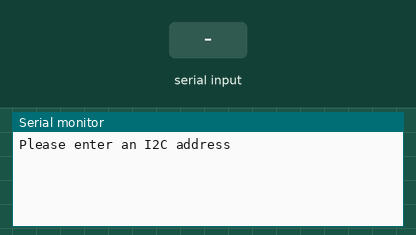
Simulated run of this sketch. Board: Arduino Uno, built with avr-gcc and run on an emulated ATmega328P. Shown: the last lines printed to the serial monitor. The inputs (shaded band) are chosen by the test bench.

Above: at 1.2 s.
1.3 s: "1" received over Serial
At 2.7 s:
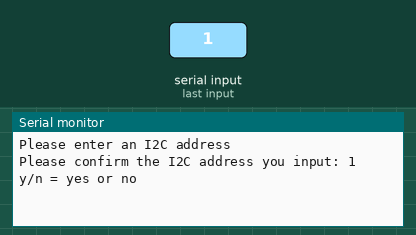
3.8 s: "0" received over Serial
At 5.3 s:
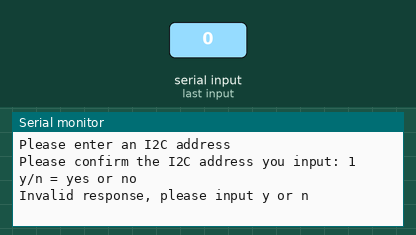

The sketch:

uart_to_i2c.ino
```cpp
#include <SoftwareSerial.h>

/*
 * Wiring: TX on Feather -> RX on EZO board
 *         RX on Feather -> TX on EZO board
 */

#define TO_EZO_RX 1 //TX on Feather
#define TO_EZO_TX 0 //RX on Feather

String getInput();
bool getConfirmation();

SoftwareSerial ezo_board(TO_EZO_TX, TO_EZO_RX);

void setup() {
  Serial.begin(9600);
  while(!Serial){} // Wait for Serial window to be opened by user
  pinMode(TO_EZO_RX, OUTPUT);
  pinMode(TO_EZO_TX, INPUT);
  ezo_board.begin(9600);
}

void loop() {
  bool hasConfirmation = false;
  String address;

  while(!hasConfirmation){
    Serial.println("Please enter an I2C address");
    address = getInput();
    String confirmationMessage("Please confirm if the I2C address is correct: ");
    Serial.println("Please confirm the I2C address you input: " + address);
    hasConfirmation = getConfirmation();
  }
  delay(1000);
  ezo_board.println("I2C," + address);
  Serial.println("EZO board has been put into I2C with address: " + address);
  Serial.println("Please prepare next board or exit program");
  delay(10000); // Wait 10 seconds before next EZO board
}


// Function Helpers-------------------------------------------------
String getInput(){
  bool hasInput = false;
  bool hasConfirmation = false;
  String input;
  while(!hasInput){
    input = Serial.readString();
    if(input.length() > 0){hasInput = true;}
  }
  return input;
}

bool getConfirmation(){
  String input;
  Serial.println("y/n = yes or no");
  while(true){
    input = getInput();
    input.toLowerCase();
    input.trim();
    if(input == String('y')){ return true; }
    else if (input == String('n')){return false;}
    Serial.println("Invalid response, please input y or n");
  }
}
```

Measured:
- after the input at 1.3 s, the serial monitor: prints a new line after 1.0 s (image 1)
- after the input at 3.8 s, the serial monitor: prints a new line after 1.0 s (image 2)
